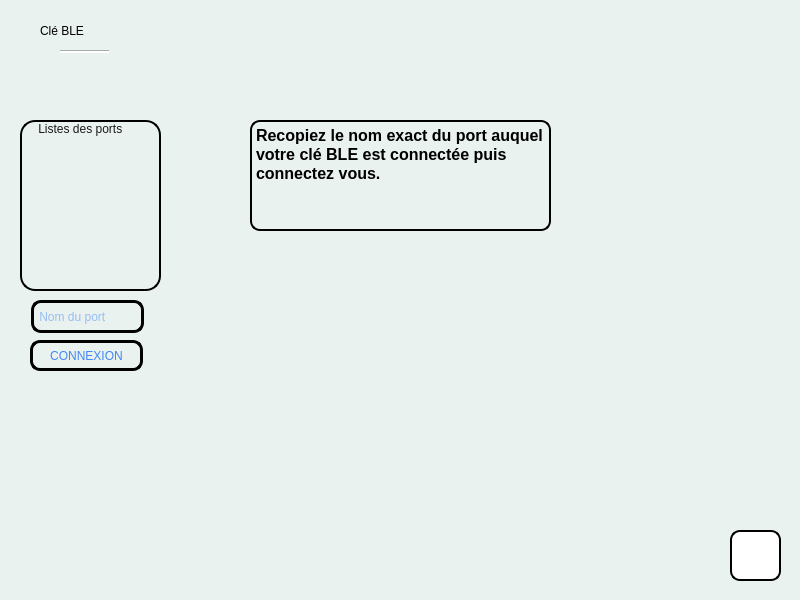
<?xml version="1.0" encoding="UTF-8"?>
<ui version="4.0">
 <class>MainWindow</class>
 <widget class="QMainWindow" name="MainWindow">
  <property name="geometry">
   <rect>
    <x>0</x>
    <y>0</y>
    <width>800</width>
    <height>600</height>
   </rect>
  </property>
  <property name="minimumSize">
   <size>
    <width>800</width>
    <height>600</height>
   </size>
  </property>
  <property name="maximumSize">
   <size>
    <width>800</width>
    <height>600</height>
   </size>
  </property>
  <property name="windowTitle">
   <string>MalSpace</string>
  </property>
  <property name="styleSheet">
   <string notr="true">background: #EAF2EF;</string>
  </property>
  <widget class="QWidget" name="centralwidget">
   <widget class="QLabel" name="title">
    <property name="geometry">
     <rect>
      <x>40</x>
      <y>10</y>
      <width>91</width>
      <height>41</height>
     </rect>
    </property>
    <property name="styleSheet">
     <string notr="true">background: transparent;
font: 81 22pt &quot;Cantarell&quot;;
color: black;</string>
    </property>
    <property name="text">
     <string>Accueil</string>
    </property>
   </widget>
   <widget class="Line" name="line1">
    <property name="geometry">
     <rect>
      <x>60</x>
      <y>50</y>
      <width>44</width>
      <height>3</height>
     </rect>
    </property>
    <property name="minimumSize">
     <size>
      <width>0</width>
      <height>0</height>
     </size>
    </property>
    <property name="maximumSize">
     <size>
      <width>16777211</width>
      <height>16777215</height>
     </size>
    </property>
    <property name="styleSheet">
     <string notr="true">background-color: white;
color: black;</string>
    </property>
    <property name="orientation">
     <enum>Qt::Horizontal</enum>
    </property>
   </widget>
   <widget class="QPushButton" name="notification">
    <property name="geometry">
     <rect>
      <x>750</x>
      <y>10</y>
      <width>31</width>
      <height>31</height>
     </rect>
    </property>
    <property name="autoFillBackground">
     <bool>false</bool>
    </property>
    <property name="styleSheet">
     <string notr="true"/>
    </property>
    <property name="text">
     <string/>
    </property>
    <property name="icon">
     <iconset>
      <normaloff>images/notification.png</normaloff>images/notification.png</iconset>
    </property>
    <property name="iconSize">
     <size>
      <width>30</width>
      <height>30</height>
     </size>
    </property>
    <property name="flat">
     <bool>true</bool>
    </property>
   </widget>
   <widget class="QLabel" name="information">
    <property name="geometry">
     <rect>
      <x>30</x>
      <y>140</y>
      <width>111</width>
      <height>181</height>
     </rect>
    </property>
    <property name="styleSheet">
     <string notr="true">background-color: #fcf1eb;
background: qlineargradient(x1:0, y1:0, x10:1, y2:2, stop: 0 rgb(234, 242, 239), stop:0.7 rgba(151, 197, 230));
border-radius: 15px;</string>
    </property>
    <property name="text">
     <string/>
    </property>
   </widget>
   <widget class="QLabel" name="arduino">
    <property name="geometry">
     <rect>
      <x>170</x>
      <y>140</y>
      <width>111</width>
      <height>181</height>
     </rect>
    </property>
    <property name="styleSheet">
     <string notr="true">background-color: #fcf1eb;
background: qlineargradient(x1:0, y1:0, x10:1, y2:2, stop: 0 rgb(234, 242, 239), stop:0.7 rgb(37, 150, 190));
border-radius: 15px;</string>
    </property>
    <property name="text">
     <string/>
    </property>
   </widget>
   <widget class="QLabel" name="liaison">
    <property name="geometry">
     <rect>
      <x>310</x>
      <y>140</y>
      <width>111</width>
      <height>181</height>
     </rect>
    </property>
    <property name="styleSheet">
     <string notr="true">background-color: #fcf1eb;
background: qlineargradient(x1:0, y1:0, x10:1, y2:2, stop: 0 rgb(234, 242, 239), stop:0.7 rgb(18, 78, 120));
border-radius: 15px;</string>
    </property>
    <property name="text">
     <string/>
    </property>
   </widget>
   <widget class="QLabel" name="label">
    <property name="geometry">
     <rect>
      <x>190</x>
      <y>160</y>
      <width>71</width>
      <height>71</height>
     </rect>
    </property>
    <property name="styleSheet">
     <string notr="true">background: transparent;</string>
    </property>
    <property name="text">
     <string/>
    </property>
    <property name="pixmap">
     <pixmap>images/arduino.png</pixmap>
    </property>
    <property name="scaledContents">
     <bool>true</bool>
    </property>
   </widget>
   <widget class="QPushButton" name="bluetoothbutton">
    <property name="geometry">
     <rect>
      <x>180</x>
      <y>270</y>
      <width>91</width>
      <height>31</height>
     </rect>
    </property>
    <property name="styleSheet">
     <string notr="true">QPushButton#bluetoothbutton {
color: black;
font: 75 13pt &quot;Bitstream Vera Sans&quot;;
background-color: white;
border-radius: 10px;
}
QPushButton#bluetoothbutton:hover {
color: black;
font: 75 13pt &quot;Bitstream Vera Sans&quot;;
background-color: #F0F0C9;
border-radius: 10px;
}

QPushButton#bluetoothbutton:pressed{
color: black;
font: 75 13pt &quot;Bitstream Vera Sans&quot;;
background-color: #F0F0C9;
border-radius: 10px;
}


</string>
    </property>
    <property name="text">
     <string/>
    </property>
    <property name="icon">
     <iconset>
      <normaloff>images/bluetooth.png</normaloff>images/bluetooth.png</iconset>
    </property>
    <property name="iconSize">
     <size>
      <width>25</width>
      <height>22</height>
     </size>
    </property>
    <property name="flat">
     <bool>true</bool>
    </property>
   </widget>
   <widget class="QWidget" name="arduinopair" native="true">
    <property name="geometry">
     <rect>
      <x>0</x>
      <y>0</y>
      <width>801</width>
      <height>601</height>
     </rect>
    </property>
    <widget class="QLabel" name="title_2">
     <property name="geometry">
      <rect>
       <x>40</x>
       <y>10</y>
       <width>91</width>
       <height>41</height>
      </rect>
     </property>
     <property name="styleSheet">
      <string notr="true">background: transparent;
font: 81 22pt &quot;Cantarell&quot;;
color: black;</string>
     </property>
     <property name="text">
      <string>Clé BLE</string>
     </property>
    </widget>
    <widget class="Line" name="line1_2">
     <property name="geometry">
      <rect>
       <x>60</x>
       <y>50</y>
       <width>49</width>
       <height>3</height>
      </rect>
     </property>
     <property name="minimumSize">
      <size>
       <width>0</width>
       <height>0</height>
      </size>
     </property>
     <property name="maximumSize">
      <size>
       <width>16777211</width>
       <height>16777215</height>
      </size>
     </property>
     <property name="styleSheet">
      <string notr="true">background-color: white;
color: black;</string>
     </property>
     <property name="orientation">
      <enum>Qt::Horizontal</enum>
     </property>
    </widget>
    <widget class="QPushButton" name="plugbutton">
     <property name="geometry">
      <rect>
       <x>730</x>
       <y>530</y>
       <width>51</width>
       <height>51</height>
      </rect>
     </property>
     <property name="styleSheet">
      <string notr="true">QPushButton#plugbutton {
color: black;
font: 75 13pt &quot;Bitstream Vera Sans&quot;;
background-color: white;
border-radius: 10px;
border: 2px solid black;
}
QPushButton#plugbutton:hover {
color: black;
font: 75 13pt &quot;Bitstream Vera Sans&quot;;
background-color: #F0F0C9;
border-radius: 10px;
border: 2px solid black;
}

QPushButton#plugbutton:pressed{
color: black;
font: 75 13pt &quot;Bitstream Vera Sans&quot;;
background-color: #F0F0C9;
border: 2px solid black;
border-radius: 10px;

}


</string>
     </property>
     <property name="text">
      <string/>
     </property>
     <property name="icon">
      <iconset>
       <normaloff>images/power.png</normaloff>images/power.png</iconset>
     </property>
     <property name="iconSize">
      <size>
       <width>40</width>
       <height>40</height>
      </size>
     </property>
     <property name="flat">
      <bool>true</bool>
     </property>
    </widget>
    <widget class="QWidget" name="arduinowidget" native="true">
     <property name="geometry">
      <rect>
       <x>0</x>
       <y>60</y>
       <width>801</width>
       <height>461</height>
      </rect>
     </property>
     <widget class="QListWidget" name="listWidget">
      <property name="geometry">
       <rect>
        <x>20</x>
        <y>60</y>
        <width>141</width>
        <height>171</height>
       </rect>
      </property>
      <property name="styleSheet">
       <string notr="true">border: 2px solid black;
border-radius: 15px;
color: #191919;</string>
      </property>
      <item>
       <property name="text">
        <string>    Listes des ports</string>
       </property>
      </item>
     </widget>
     <widget class="QLineEdit" name="arduinoportlineedit">
      <property name="geometry">
       <rect>
        <x>31</x>
        <y>240</y>
        <width>113</width>
        <height>33</height>
       </rect>
      </property>
      <property name="styleSheet">
       <string notr="true">border: 3px solid black,;
border-radius: 10px;
color: #4287f5;
font: 11pt &quot;MathJax_Size4&quot;;</string>
      </property>
      <property name="echoMode">
       <enum>QLineEdit::Normal</enum>
      </property>
      <property name="dragEnabled">
       <bool>false</bool>
      </property>
      <property name="placeholderText">
       <string> Nom du port</string>
      </property>
      <property name="clearButtonEnabled">
       <bool>false</bool>
      </property>
     </widget>
     <widget class="QTextBrowser" name="textearduinoblebrowser">
      <property name="geometry">
       <rect>
        <x>250</x>
        <y>60</y>
        <width>301</width>
        <height>111</height>
       </rect>
      </property>
      <property name="styleSheet">
       <string notr="true">border: 2px solid black;
border-radius: 10px;
color: black;</string>
      </property>
      <property name="html">
       <string>&lt;!DOCTYPE HTML PUBLIC &quot;-//W3C//DTD HTML 4.0//EN&quot; &quot;http://www.w3.org/TR/REC-html40/strict.dtd&quot;&gt;
&lt;html&gt;&lt;head&gt;&lt;meta name=&quot;qrichtext&quot; content=&quot;1&quot; /&gt;&lt;style type=&quot;text/css&quot;&gt;
p, li { white-space: pre-wrap; }
&lt;/style&gt;&lt;/head&gt;&lt;body style=&quot; font-family:'Cantarell'; font-size:11pt; font-weight:400; font-style:normal;&quot;&gt;
&lt;p style=&quot; margin-top:0px; margin-bottom:0px; margin-left:0px; margin-right:0px; -qt-block-indent:0; text-indent:0px;&quot;&gt;&lt;span style=&quot; font-size:12pt; font-weight:600;&quot;&gt;Recopiez le nom exact du port auquel&lt;/span&gt;&lt;/p&gt;
&lt;p style=&quot; margin-top:0px; margin-bottom:0px; margin-left:0px; margin-right:0px; -qt-block-indent:0; text-indent:0px;&quot;&gt;&lt;span style=&quot; font-size:12pt; font-weight:600;&quot;&gt;votre clé BLE est connectée puis&lt;/span&gt;&lt;/p&gt;
&lt;p style=&quot; margin-top:0px; margin-bottom:0px; margin-left:0px; margin-right:0px; -qt-block-indent:0; text-indent:0px;&quot;&gt;&lt;span style=&quot; font-size:12pt; font-weight:600;&quot;&gt;connectez vous.&lt;/span&gt;&lt;/p&gt;&lt;/body&gt;&lt;/html&gt;</string>
      </property>
     </widget>
     <widget class="QPushButton" name="connectionbutton">
      <property name="geometry">
       <rect>
        <x>30</x>
        <y>280</y>
        <width>113</width>
        <height>31</height>
       </rect>
      </property>
      <property name="styleSheet">
       <string notr="true">border-radius: 10px;
color: #4287f5;
border: 3px solid black;</string>
      </property>
      <property name="text">
       <string>CONNEXION</string>
      </property>
     </widget>
    </widget>
   </widget>
  </widget>
 </widget>
 <resources/>
 <connections>
  <connection>
   <sender>bluetoothbutton</sender>
   <signal>clicked()</signal>
   <receiver>arduinopair</receiver>
   <slot>show()</slot>
   <hints>
    <hint type="sourcelabel">
     <x>225</x>
     <y>285</y>
    </hint>
    <hint type="destinationlabel">
     <x>400</x>
     <y>300</y>
    </hint>
   </hints>
  </connection>
 </connections>
</ui>
